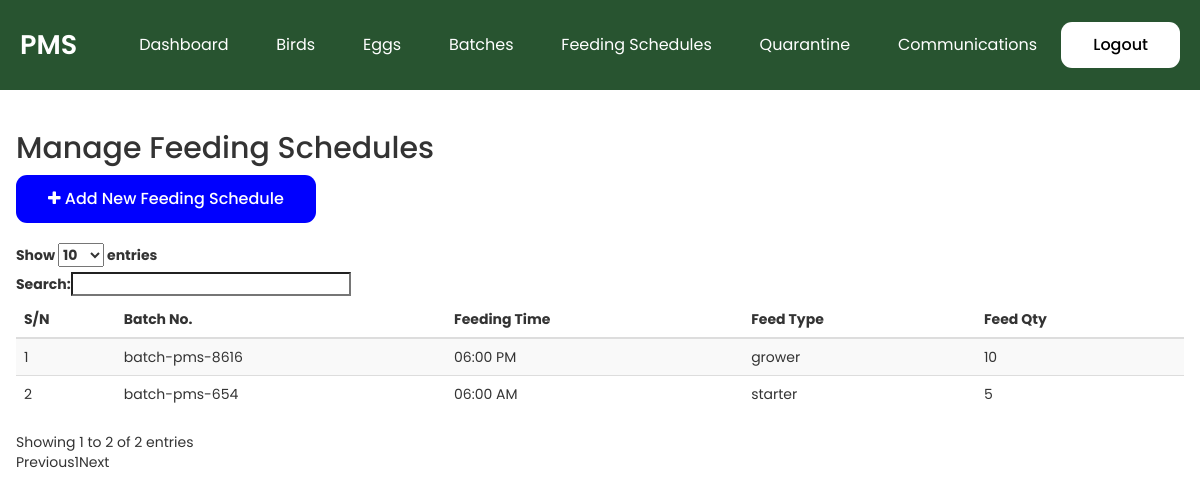
The page /manage-feeding-schedules.php (signed in) on the database its author committed.
### tables this page shows
CREATE TABLE `batch` (
  `id` int(11) NOT NULL,
  `batch_no` varchar(50) NOT NULL,
  `arrived` date NOT NULL DEFAULT current_timestamp(),
  `source` varchar(20) NOT NULL
);

CREATE TABLE `feedingschedule` (
  `id` int(11) NOT NULL,
  `batch_id` int(11) NOT NULL,
  `feeding_time` varchar(20) NOT NULL,
  `feed_type` varchar(10) NOT NULL,
  `feed_qty` varchar(10) NOT NULL
);

### manage-feeding-schedules.php (the view, shortened to what this page needs)
<?php include 'setting/system.php'; ?>
<?php include 'theme/head.php'; ?>
<?php include 'theme/navbar.php'; ?>
<div class="w3-main section-container" >
 <div class="w3-container" style="padding-top:22px">
 <div>
 	<h2>Manage Feeding Schedules</h2>
  <a href="add-feeding-schedule.php" class="btn btn-sm btn-primary"><i class="fa fa-plus"></i> Add New Feeding Schedule</a><br><br>
 <div class="table-responsive">
 	<table class="table table-hover table-striped" id="table">
 		<thead>
 			<tr>
 				<th>S/N</th>
 				<th>Batch No.</th>
 				<th>Feeding Time</th>
 				<th>Feed Type</th>
 				<th>Feed Qty</th>
 			</tr>
 		</thead>
 		<tbody>
 			<?php
       $all_fs = $db->query("SELECT * FROM feedingschedule ORDER BY id DESC");
       $fetch = $all_fs->fetchAll(PDO::FETCH_OBJ);
       foreach($fetch as $data){
        $get_batch = $db->query("SELECT * FROM batch WHERE id = '$data->batch_id'");
        $batch_result = $get_batch->fetchAll(PDO::FETCH_OBJ);
        foreach($batch_result as $batch){
        ?>
          <tr>
            <td id="existingTdId"></td>
            <td><?php echo $batch->batch_no ?></td>
            <td><?php echo $data->feeding_time ?></td>
            <td><?php echo $data->feed_type ?></td>
            <td><?php echo $data->feed_qty ?></td>
          </tr>
      <?php
        }
      }
      ?>
 		</tbody>
 	</table>
 </div>
 </div>
</div>
</div>
<?php include 'theme/foot.php'; ?>

### css/styles.css (style rules this page uses)
* { box-sizing: border-box; padding: 0; margin: 0; }
body { background: var(--clr-bg); font-family: 'Inter', sans-serif; }
a { text-decoration: none; color: unset; }
.btn { display: inline-block; padding: 12px 32px; color: white; font-size: 16px; font-weight: 500; border-radius: 11px; border: none; background-color: blue; }
.section-container { max-width: 1240px; margin: auto; }

### theme/head.php (style rules this page uses)
body { font-family: 'Poppins', sans-serif; }

### rows shown on the page
feedingschedule: feeding_time "06:00 PM", feed_type "grower", feed_qty "10"
batch: batch_no "batch-pms-8616"
feedingschedule: feeding_time "06:00 AM", feed_type "starter", feed_qty "5"
batch: batch_no "batch-pms-654"
